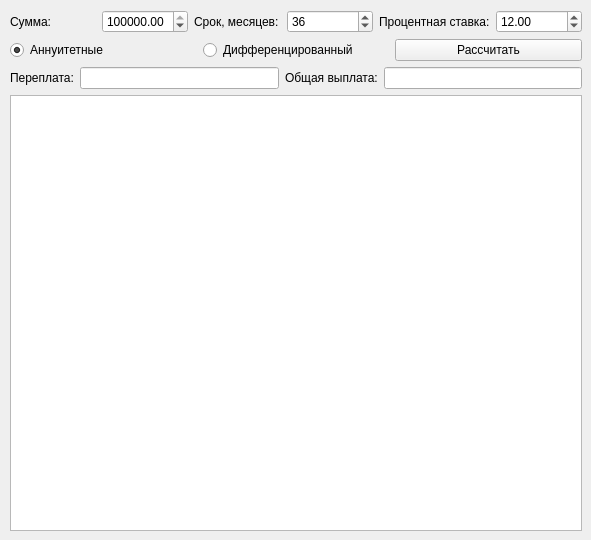
    <widget class="QWidget" name="tab_2">
     <attribute name="title">
      <string>Credit calculator</string>
     </attribute>
     <widget class="QWidget" name="gridLayoutWidget">
      <property name="geometry">
       <rect>
        <x>10</x>
        <y>10</y>
        <width>572</width>
        <height>521</height>
       </rect>
      </property>
      <layout class="QGridLayout" name="gridLayout">
       <item row="0" column="2">
        <widget class="QLabel" name="label_6">
         <property name="text">
          <string>Срок, месяцев:</string>
         </property>
        </widget>
       </item>
       <item row="1" column="0" colspan="6">
        <layout class="QHBoxLayout" name="horizontalLayout_2">
         <item>
          <widget class="QRadioButton" name="radioButton_annuity_credit">
           <property name="text">
            <string>Аннуитетные</string>
           </property>
           <property name="checked">
            <bool>true</bool>
           </property>
           <attribute name="buttonGroup">
            <string notr="true">buttonGroup_2</string>
           </attribute>
          </widget>
         </item>
         <item>
          <widget class="QRadioButton" name="radioButton_differentiated_credit">
           <property name="text">
            <string>Дифференцированный</string>
           </property>
           <attribute name="buttonGroup">
            <string notr="true">buttonGroup_2</string>
           </attribute>
          </widget>
         </item>
         <item>
          <widget class="QPushButton" name="pushButton">
           <property name="text">
            <string>Рассчитать</string>
           </property>
          </widget>
         </item>
        </layout>
       </item>
       <item row="0" column="5">
        <widget class="QDoubleSpinBox" name="doubleSpinBox_rate">
         <property name="minimum">
          <double>0.010000000000000</double>
         </property>
         <property name="value">
          <double>12.000000000000000</double>
         </property>
        </widget>
       </item>
       <item row="0" column="1">
        <widget class="QDoubleSpinBox" name="doubleSpinBox_amount">
         <property name="minimum">
          <double>1.000000000000000</double>
         </property>
         <property name="maximum">
          <double>100000000.000000000000000</double>
         </property>
         <property name="singleStep">
          <double>50000.000000000000000</double>
         </property>
         <property name="value">
          <double>1000000.000000000000000</double>
         </property>
        </widget>
       </item>
       <item row="0" column="4">
        <widget class="QLabel" name="label_7">
         <property name="text">
          <string>Процентная ставка:</string>
         </property>
        </widget>
       </item>
       <item row="0" column="3">
        <widget class="QSpinBox" name="spinBox_term">
         <property name="minimum">
          <number>1</number>
         </property>
         <property name="maximum">
          <number>600</number>
         </property>
         <property name="value">
          <number>36</number>
         </property>
        </widget>
       </item>
       <item row="0" column="0">
        <widget class="QLabel" name="label_5">
         <property name="text">
          <string>Сумма:</string>
         </property>
        </widget>
       </item>
       <item row="3" column="0" colspan="6">
        <widget class="QTableView" name="tableView">
         <attribute name="horizontalHeaderCascadingSectionResizes">
          <bool>true</bool>
         </attribute>
        </widget>
       </item>
       <item row="2" column="0" colspan="6">
        <layout class="QHBoxLayout" name="horizontalLayout_5">
         <item>
          <widget class="QLabel" name="label_8">
           <property name="text">
            <string>Переплата:</string>
           </property>
          </widget>
         </item>
         <item>
          <widget class="QLineEdit" name="lineEdit_4">
           <property name="readOnly">
            <bool>true</bool>
           </property>
          </widget>
         </item>
         <item>
          <widget class="QLabel" name="label_9">
           <property name="text">
            <string>Общая выплата:</string>
           </property>
          </widget>
         </item>
         <item>
          <widget class="QLineEdit" name="lineEdit_3">
           <property name="readOnly">
            <bool>true</bool>
           </property>
          </widget>
         </item>
        </layout>
       </item>
      </layout>
     </widget>
    </widget>
